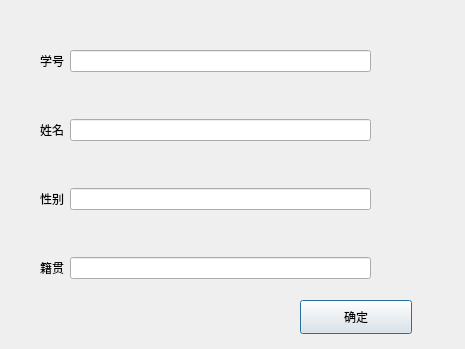
<?xml version="1.0" encoding="UTF-8"?>
<ui version="4.0">
 <class>Dialog_info</class>
 <widget class="QDialog" name="Dialog_info">
  <property name="geometry">
   <rect>
    <x>0</x>
    <y>0</y>
    <width>465</width>
    <height>349</height>
   </rect>
  </property>
  <property name="windowTitle">
   <string>学生信息详情</string>
  </property>
  <widget class="QPushButton" name="button_confirm">
   <property name="geometry">
    <rect>
     <x>300</x>
     <y>300</y>
     <width>112</width>
     <height>34</height>
    </rect>
   </property>
   <property name="text">
    <string>确定</string>
   </property>
  </widget>
  <widget class="QWidget" name="formLayoutWidget">
   <property name="geometry">
    <rect>
     <x>40</x>
     <y>50</y>
     <width>331</width>
     <height>229</height>
    </rect>
   </property>
   <layout class="QFormLayout" name="formLayout">
    <item row="0" column="0">
     <widget class="QLabel" name="label">
      <property name="text">
       <string>学号</string>
      </property>
     </widget>
    </item>
    <item row="1" column="0">
     <spacer name="verticalSpacer">
      <property name="orientation">
       <enum>Qt::Vertical</enum>
      </property>
      <property name="sizeHint" stdset="0">
       <size>
        <width>20</width>
        <height>40</height>
       </size>
      </property>
     </spacer>
    </item>
    <item row="2" column="0">
     <widget class="QLabel" name="label_2">
      <property name="text">
       <string>姓名</string>
      </property>
     </widget>
    </item>
    <item row="4" column="0">
     <widget class="QLabel" name="label_3">
      <property name="text">
       <string>性别</string>
      </property>
     </widget>
    </item>
    <item row="6" column="0">
     <widget class="QLabel" name="label_4">
      <property name="text">
       <string>籍贯</string>
      </property>
     </widget>
    </item>
    <item row="3" column="0">
     <spacer name="verticalSpacer_3">
      <property name="orientation">
       <enum>Qt::Vertical</enum>
      </property>
      <property name="sizeHint" stdset="0">
       <size>
        <width>20</width>
        <height>40</height>
       </size>
      </property>
     </spacer>
    </item>
    <item row="5" column="0">
     <spacer name="verticalSpacer_4">
      <property name="orientation">
       <enum>Qt::Vertical</enum>
      </property>
      <property name="sizeHint" stdset="0">
       <size>
        <width>20</width>
        <height>40</height>
       </size>
      </property>
     </spacer>
    </item>
    <item row="0" column="1">
     <widget class="QLineEdit" name="line_id"/>
    </item>
    <item row="2" column="1">
     <widget class="QLineEdit" name="line_name"/>
    </item>
    <item row="4" column="1">
     <widget class="QLineEdit" name="line_sex"/>
    </item>
    <item row="6" column="1">
     <widget class="QLineEdit" name="line_address"/>
    </item>
   </layout>
  </widget>
 </widget>
 <tabstops>
  <tabstop>line_id</tabstop>
  <tabstop>line_name</tabstop>
  <tabstop>line_sex</tabstop>
  <tabstop>line_address</tabstop>
  <tabstop>button_confirm</tabstop>
 </tabstops>
 <resources/>
 <connections/>
</ui>
